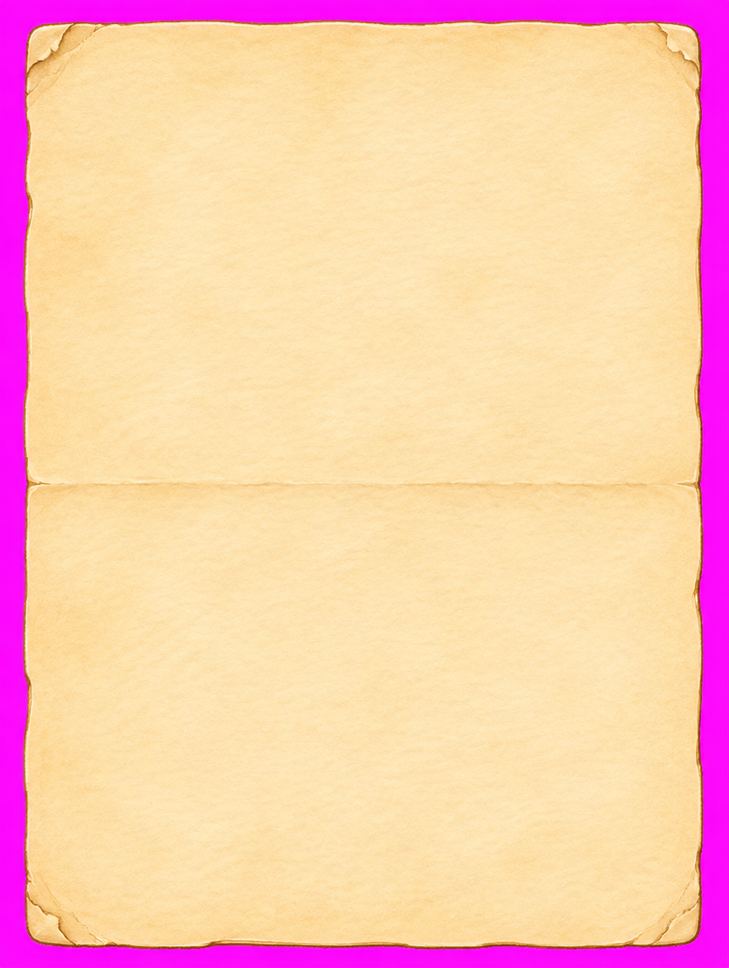
#> input picture assets/places/christmas/coco-slip-higgsfield-original.png, 729 x 968 px, shrunk from 880 x 1168 before the run, found by its file name
$ python make-christmas-coco-slip.py
#> lines starting #> are read from the running program, lines starting #| are printed output that depends on the picture
"""Coco's hand-over slip seen unfolded (close look 'cocoslip', user request 2026-11-16: folded on her table, open in
the close look, listing whose gifts). The blank paper is Higgsfield's (coco-slip-higgsfield-original.png, magenta
around it); the words are written in here (AI pictures write poorly): her lines in pencil (Ink Free), the four
children ticked, and Nico's name signed in blue ink (Segoe Script).
Run from the project folder: python scripts/make-christmas-coco-slip.py"""
from PIL import Image, ImageDraw, ImageFont
im = Image.open('assets/places/christmas/coco-slip-higgsfield-original.png').convert('RGBA')
W, H = im.size
#> W = 729; H = 968
px = im.load()
# magenta out (soft edge and despill), as the gift list
for y in range(H):
    for x in range(W):
        r, g, b, a = px[x, y]
        mag = min(r, b) - g
        if mag > 90: px[x, y] = (0, 0, 0, 0)
        elif mag > 30:
            k = (mag - 30) / 60
            px[x, y] = (int(r - (r - g) * k * .8), g, int(b - (b - g) * k * .8), int(255 * (1 - k)))
im = im.crop(im.getbbox())
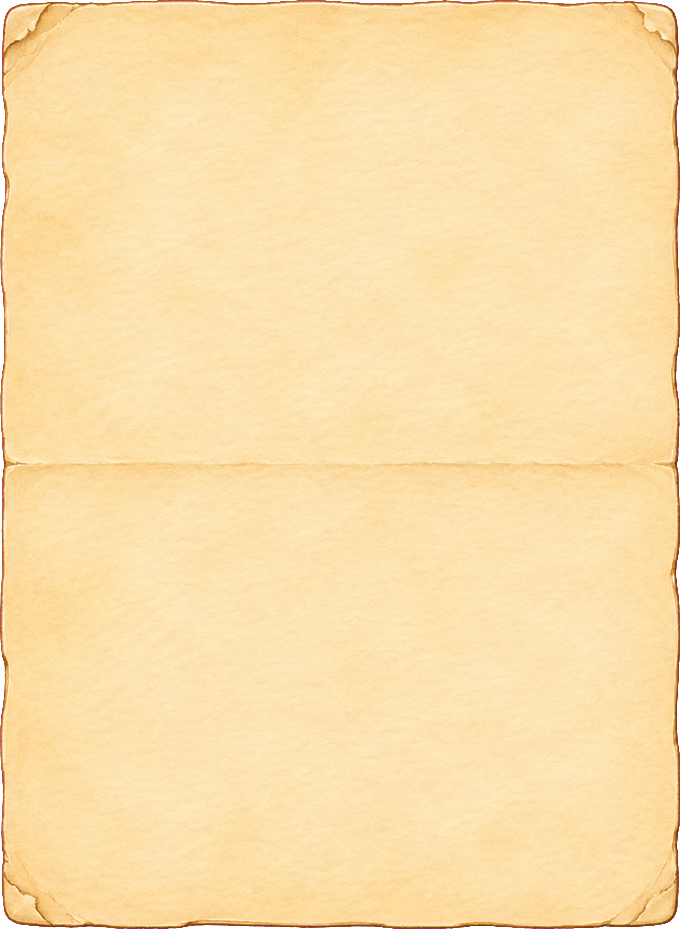
#> im: PIL image 680x929 RGBA; mean R, G, B, A 249.3, 220.6, 167.1, 252.5; transparent parts drawn white
W, H = im.size
#> W = 680; H = 929
d = ImageDraw.Draw(im)
INK, PEN = 'C:/Windows/Fonts/Inkfree.ttf', 'C:/Windows/Fonts/segoesc.ttf'
ink, blue = (63, 51, 38, 255), (47, 79, 134, 255)
f = lambda path, k: ImageFont.truetype(path, int(W * k))
L, R = W * .13, W * .87
#> L = 88.4; R = 591.6
y = H * .07
#> y = 65.03
d.text((W / 2, y), 'Hand-over Slip', font=f(INK, .085), fill=ink, anchor='mt')
y += W * .12
#> y = 146.6
d.line([(L, y), (R, y)], fill=ink, width=3)
y += W * .06
#> y = 187.4
d.text((L, y), 'Mittens', font=f(INK, .095), fill=ink)
d.text((R, y + W * .02), 'wrapped by Coco', font=f(INK, .055), fill=ink, anchor='ra')
y += W * .17
#> y = 303
step, sz = W * .115, W * .06
#> step = 78.2; sz = 40.8
for name in ['Ivy', 'Toby', 'Wren', 'Hugo']:
    d.rectangle([L, y + sz * .3, L + sz, y + sz * 1.3], outline=ink, width=3)
    d.line([(L + sz * .15, y + sz * .8), (L + sz * .45, y + sz * 1.15), (L + sz * 1.15, y - sz * .05)], fill=ink, width=5, joint='curve')
    d.text((L + sz * 1.8, y), name, font=f(INK, .085), fill=ink)
    y += step
#> after the loop, y = 615.8
y += W * .04
#> y = 643
d.line([(L, y), (R, y)], fill=ink, width=2)
y += W * .05
#> y = 677
d.text((L, y), '4 boxes', font=f(INK, .1), fill=ink)
y += W * .2
#> y = 813
d.text((L, y), 'Taken by:', font=f(INK, .07), fill=ink)
d.text((L + W * .33, y - W * .035), 'Nico', font=f(PEN, .12), fill=blue)
im.save('assets/places/christmas/coco-slip.png')
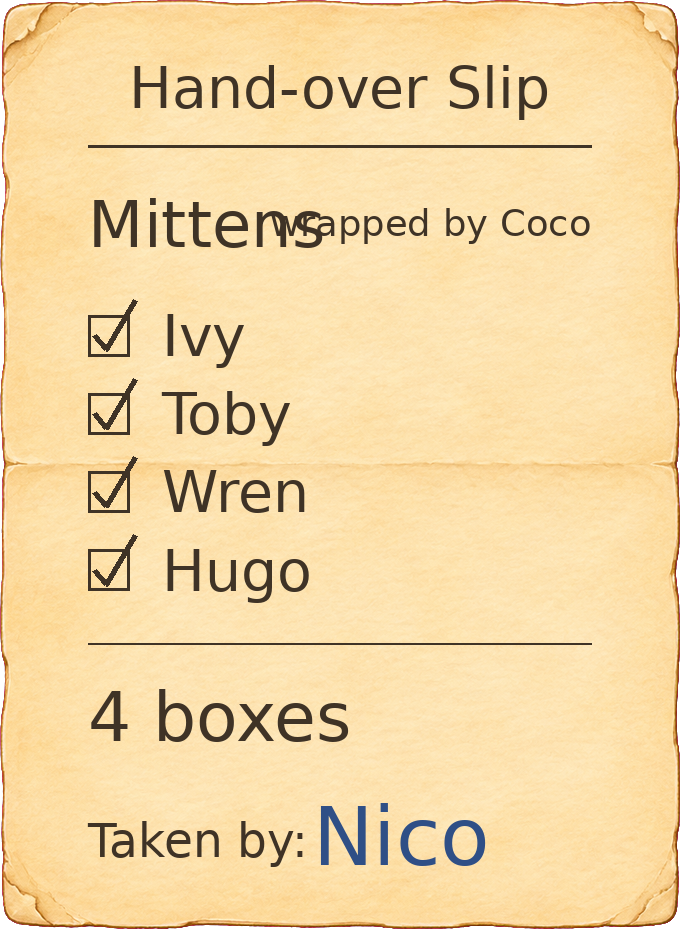
#> saved as coco-slip.png: PIL image 680x929 RGBA; mean R, G, B, A 239.7, 211.9, 160.7, 252.5; transparent parts drawn white
print('coco-slip.png', im.size)
#| coco-slip.png (680, 929)
